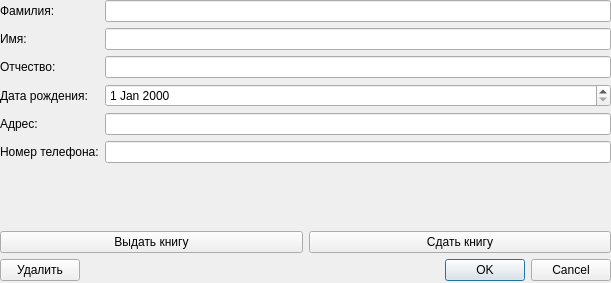
<?xml version="1.0" encoding="UTF-8"?>
<ui version="4.0">
 <class>readerDialog</class>
 <widget class="QDialog" name="readerDialog">
  <property name="geometry">
   <rect>
    <x>0</x>
    <y>0</y>
    <width>611</width>
    <height>283</height>
   </rect>
  </property>
  <property name="windowTitle">
   <string>Dialog</string>
  </property>
  <widget class="QWidget" name="">
   <property name="geometry">
    <rect>
     <x>0</x>
     <y>0</y>
     <width>611</width>
     <height>281</height>
    </rect>
   </property>
   <layout class="QVBoxLayout" name="verticalLayout">
    <item>
     <layout class="QFormLayout" name="formLayout">
      <item row="0" column="0">
       <widget class="QLabel" name="surnameLabel">
        <property name="text">
         <string>Фамилия:</string>
        </property>
       </widget>
      </item>
      <item row="0" column="1">
       <widget class="QLineEdit" name="surnameEdit"/>
      </item>
      <item row="1" column="0">
       <widget class="QLabel" name="ameLabel">
        <property name="text">
         <string>Имя:</string>
        </property>
       </widget>
      </item>
      <item row="1" column="1">
       <widget class="QLineEdit" name="nameEdit"/>
      </item>
      <item row="2" column="0">
       <widget class="QLabel" name="patronymicLabel">
        <property name="text">
         <string>Отчество:</string>
        </property>
       </widget>
      </item>
      <item row="2" column="1">
       <widget class="QLineEdit" name="patronymicEdit"/>
      </item>
      <item row="3" column="0">
       <widget class="QLabel" name="birthdayLabel">
        <property name="text">
         <string>Дата рождения:</string>
        </property>
       </widget>
      </item>
      <item row="3" column="1">
       <widget class="QDateEdit" name="dateEdit"/>
      </item>
      <item row="4" column="0">
       <widget class="QLabel" name="adressLabel">
        <property name="text">
         <string>Адрес:</string>
        </property>
       </widget>
      </item>
      <item row="4" column="1">
       <widget class="QLineEdit" name="adressEdit"/>
      </item>
      <item row="5" column="0">
       <widget class="QLabel" name="tel_numberLabel">
        <property name="text">
         <string>Номер телефона:</string>
        </property>
       </widget>
      </item>
      <item row="5" column="1">
       <widget class="QLineEdit" name="tel_numberEdit"/>
      </item>
     </layout>
    </item>
    <item>
     <layout class="QHBoxLayout" name="horizontalLayout_2">
      <item>
       <widget class="QPushButton" name="giveButton">
        <property name="text">
         <string>Выдать книгу</string>
        </property>
       </widget>
      </item>
      <item>
       <widget class="QPushButton" name="returnButton">
        <property name="text">
         <string>Сдать книгу</string>
        </property>
       </widget>
      </item>
     </layout>
    </item>
    <item>
     <layout class="QHBoxLayout" name="horizontalLayout">
      <item>
       <widget class="QPushButton" name="deleteButton">
        <property name="text">
         <string>Удалить</string>
        </property>
       </widget>
      </item>
      <item>
       <widget class="QDialogButtonBox" name="buttonBox">
        <property name="orientation">
         <enum>Qt::Horizontal</enum>
        </property>
        <property name="standardButtons">
         <set>QDialogButtonBox::Cancel|QDialogButtonBox::Ok</set>
        </property>
       </widget>
      </item>
     </layout>
    </item>
   </layout>
  </widget>
 </widget>
 <resources/>
 <connections>
  <connection>
   <sender>buttonBox</sender>
   <signal>accepted()</signal>
   <receiver>readerDialog</receiver>
   <slot>accept()</slot>
   <hints>
    <hint type="sourcelabel">
     <x>248</x>
     <y>254</y>
    </hint>
    <hint type="destinationlabel">
     <x>157</x>
     <y>274</y>
    </hint>
   </hints>
  </connection>
  <connection>
   <sender>buttonBox</sender>
   <signal>rejected()</signal>
   <receiver>readerDialog</receiver>
   <slot>reject()</slot>
   <hints>
    <hint type="sourcelabel">
     <x>316</x>
     <y>260</y>
    </hint>
    <hint type="destinationlabel">
     <x>286</x>
     <y>274</y>
    </hint>
   </hints>
  </connection>
 </connections>
</ui>
